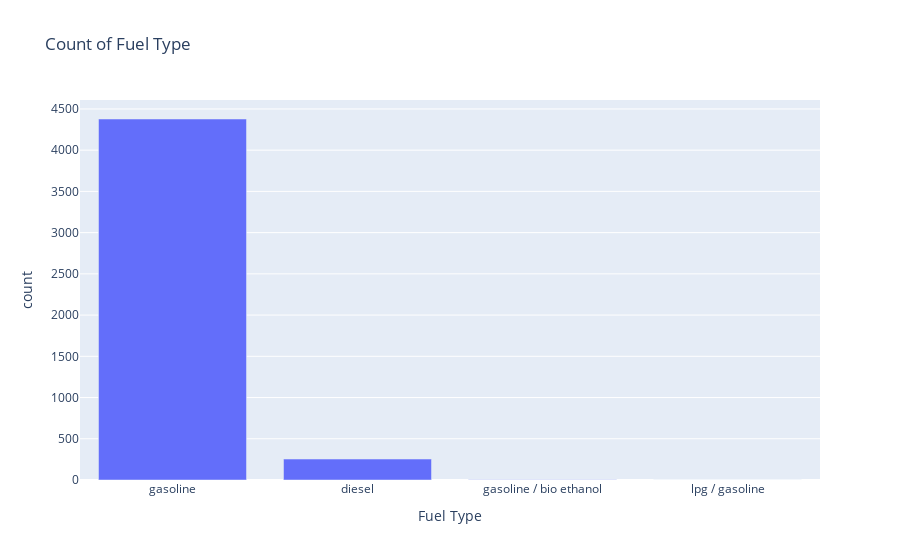

Notebook cell for this chart:
### Code cell
graph_number('Fuel Type')

### Figure 1 — Plotly figure (JSON) as saved in the notebook; plotly's stock layout.template omitted (floating-point values rounded to 4 significant figures)
{"data": [{"alignmentgroup": "True", "hovertemplate": "variable=0<br>Fuel Type=%{x}<br>count=%{y}<extra></extra>", "legendgroup": "0", "marker": {"color": "#636efa", "pattern": {"shape": ""}}, "name": "0", "offsetgroup": "0", "orientation": "v", "showlegend": true, "textposition": "auto", "type": "bar", "x": ["diesel", "gasoline", "gasoline / bio ethanol", "lpg / gasoline"], "xaxis": "x", "y": [254, 4378, 4, 1], "yaxis": "y"}], "layout": {"barmode": "relative", "legend": {"title": {"text": "variable"}, "tracegroupgap": 0}, "showlegend": false, "title": {"text": "Count of Fuel Type"}, "xaxis": {"anchor": "y", "categoryorder": "total descending", "domain": [0, 1], "title": {"text": "Fuel Type"}}, "yaxis": {"anchor": "x", "domain": [0, 1], "title": {"text": "count"}}}}
